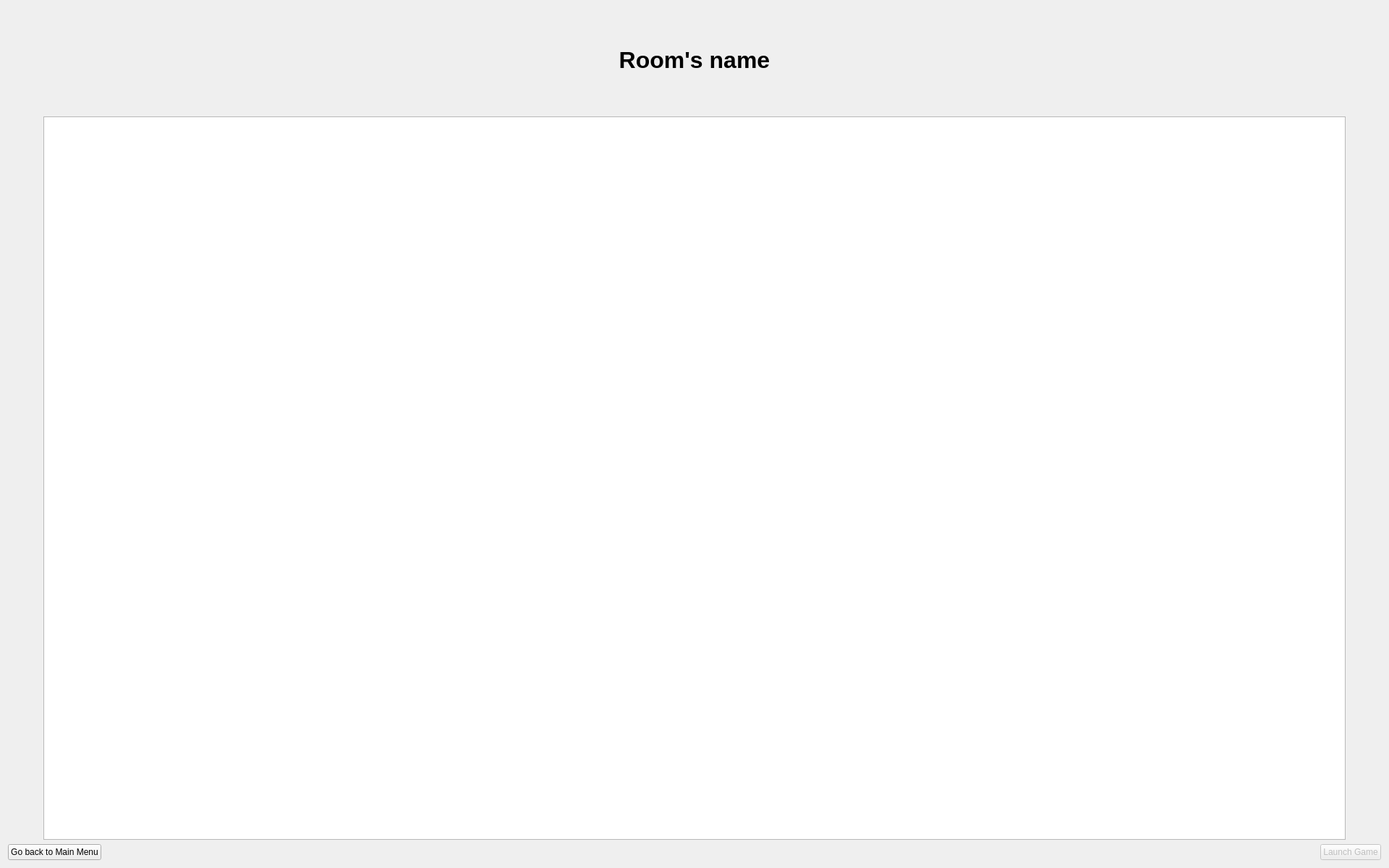
<?xml version="1.0" encoding="UTF-8"?>
<ui version="4.0">
 <class>GameLobby</class>
 <widget class="QWidget" name="GameLobby">
  <property name="geometry">
   <rect>
    <x>0</x>
    <y>0</y>
    <width>1920</width>
    <height>1200</height>
   </rect>
  </property>
  <property name="windowTitle">
   <string>Game Lobby</string>
  </property>
  <layout class="QVBoxLayout" name="mainLayout">
   <item>
    <widget class="QLabel" name="room_name">
     <property name="font">
      <font>
       <pointsize>24</pointsize>
       <bold>true</bold>
      </font>
     </property>
     <property name="text">
      <string>Room's name</string>
     </property>
     <property name="alignment">
      <set>Qt::AlignmentFlag::AlignCenter</set>
     </property>
    </widget>
   </item>
   <item>
    <layout class="QHBoxLayout" name="listLayout">
     <item>
      <widget class="QListWidget" name="players_list">
       <property name="minimumSize">
        <size>
         <width>400</width>
         <height>300</height>
        </size>
       </property>
       <property name="maximumSize">
        <size>
         <width>1800</width>
         <height>1000</height>
        </size>
       </property>
       <property name="font">
        <font>
         <pointsize>20</pointsize>
        </font>
       </property>
       <property name="selectionMode">
        <enum>QAbstractItemView::SelectionMode::NoSelection</enum>
       </property>
      </widget>
     </item>
    </layout>
   </item>
   <item>
    <layout class="QHBoxLayout" name="buttonsLayout">
     <item>
      <widget class="QPushButton" name="goBackToMenuButton">
       <property name="text">
        <string>Go back to Main Menu</string>
       </property>
      </widget>
     </item>
     <item>
      <spacer name="horizontalSpacer">
       <property name="orientation">
        <enum>Qt::Orientation::Horizontal</enum>
       </property>
       <property name="sizeHint" stdset="0">
        <size>
         <width>40</width>
         <height>20</height>
        </size>
       </property>
      </spacer>
     </item>
     <item>
      <widget class="QPushButton" name="launchGameButton">
       <property name="enabled">
        <bool>false</bool>
       </property>
       <property name="text">
        <string>Launch Game</string>
       </property>
      </widget>
     </item>
    </layout>
   </item>
  </layout>
 </widget>
 <resources/>
 <connections/>
</ui>
